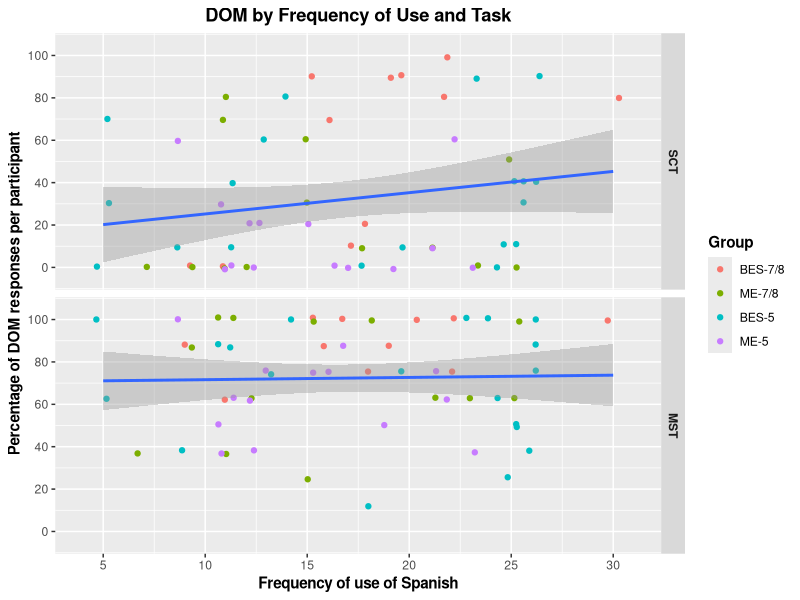
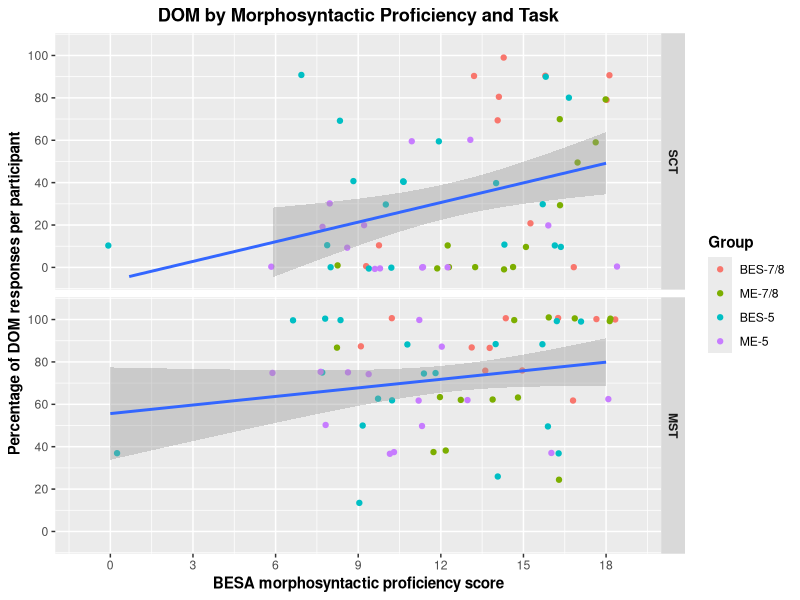

The R script that drew these images, in order:
library(tidyverse)
library(here)


## Production
DLI78_EPT <- read_csv(here("./CSV Files/DLI-78/DLI-78 DOM EPT.csv")) %>% 
  mutate(Group = "BES-7/8",
         Task = "SCT")

MLS78_EPT <- read_csv(here("./CSV Files/MLS-78/MLS-78 DOM EPT.csv")) %>%
  filter(!School == "GBCS") %>% 
  mutate(Group = "ME-7/8",
         Task = "SCT")

DLI5_EPT <- read_csv(here("./CSV Files/DLI-5/DLI-5 DOM EPT.csv")) %>% 
  filter(Item %in% c("EPT-02", "EPT-08", "EPT-12", "EPT-14", "EPT-20", "EPT-24", "EPT-26", "EPT-32", "EPT-38", "EPT-42")) %>% 
  mutate(Group = "BES-5",
         Task = "SCT")

MLS5_EPT <- read_csv(here("./CSV Files/MLS-5/MLS-5 DOM EPT.csv")) %>%
  filter(!School == "GBCS") %>% 
  mutate(Group = "ME-5",
         Task = "SCT")


# Selection
DLI78_FCT <- read_csv(here("./CSV Files/DLI-78/DLI-78 DOM FCT.csv")) %>% 
  mutate(Group = "BES-7/8",
         Task = "MST")

MLS78_FCT <- read_csv(here("./CSV Files/MLS-78/MLS-78 DOM FCT.csv")) %>%
  filter(!School == "GBCS") %>% 
  mutate(Group = "ME-7/8",
         Task = "MST")

DLI5_FCT <- read_csv(here("./CSV Files/DLI-5/DLI-5 DOM FCT.csv")) %>% 
  mutate(Group = "BES-5",
         Task = "MST")

MLS5_FCT <- read_csv(here("./CSV Files/MLS-5/MLS-5 DOM FCT.csv")) %>%
  filter(!School == "GBCS") %>% 
  mutate(Group = "ME-5",
         Task = "MST")


# Rejoin data
EPT <- rbind(DLI78_EPT, MLS78_EPT, DLI5_EPT, MLS5_EPT)
FCT <- rbind(DLI78_FCT, MLS78_FCT, DLI5_FCT, MLS5_FCT)


# Generate aggregate dataset
## Participant averages
EPT_Part_Avg <- aggregate(EPT$DOM_Use, list(EPT$Part_ID), FUN = sum, na.rm = TRUE)
EPT_Part_Avg <- EPT_Part_Avg %>% rename(Part_Avg = x)
EPT_Part_Avg <- left_join(EPT, EPT_Part_Avg, by = c("Part_ID" = "Group.1"))

FCT_Part_Avg <- aggregate(FCT$DOM_Use, list(FCT$Part_ID), FUN = sum, na.rm = TRUE)
FCT_Part_Avg <- FCT_Part_Avg %>% rename(Part_Avg = x)
FCT_Part_Avg <- left_join(FCT, FCT_Part_Avg, by = c("Part_ID" = "Group.1"))


## Select individual item for ease of viewing
EPT_Modified <- EPT_Part_Avg %>% 
  filter(Item == "EPT-02") %>% 
  mutate(DOM_Percentage = (Part_Avg/10)*100)

FCT_Modified <- FCT_Part_Avg %>% 
  filter(Item == "FCT-03") %>% 
  mutate(DOM_Percentage = (Part_Avg/8)*100)


## Rejoin dataframes
Aggregate <- rbind(EPT_Modified, FCT_Modified)
Aggregate$Group <- factor(Aggregate$Group, levels = c("BES-7/8", "ME-7/8", "BES-5", "ME-5"))
Aggregate$Task <- factor(Aggregate$Task, levels = c("SCT", "MST"))


# Generate graphs
## Frequency of use
Aggregate %>% 
  ggplot(aes(x = Use_Joint, y = DOM_Percentage)) + 
  geom_jitter(mapping = aes(color = Group)) +
  geom_smooth(method = glm) +
  facet_grid(rows = vars(Task)) +
  scale_x_continuous(breaks = seq (0, 30, 5),
                     limits = c(4, 31)) +
  scale_y_continuous(breaks = seq (0, 100, 20),
                     limits = c(-5, 105)) +
  labs(x = "Frequency of use of Spanish", y = "Percentage of DOM responses per participant", 
       title = "DOM by Frequency of Use and Task") +
  theme(axis.title = element_text(face = "bold"),
        plot.title = element_text(hjust = 0.5, face = "bold"),
        legend.title = element_text(face = "bold"),
        strip.text = element_text(face = "bold"))



## Proficiency
Aggregate %>% 
  ggplot(aes(x = BESA_Total, y = DOM_Percentage)) + 
  geom_jitter(mapping = aes(color = Group)) +
  geom_smooth(method = glm) +
  facet_grid(rows = vars(Task)) +
  scale_x_continuous(breaks = seq (0, 18, 3),
                     limits = c(-1, 19)) +
  scale_y_continuous(breaks = seq (0, 100, 20),
                     limits = c(-5, 105)) +
  labs(x = "BESA morphosyntactic proficiency score", y = "Percentage of DOM responses per participant", 
       title = "DOM by Morphosyntactic Proficiency and Task") +
  theme(axis.title = element_text(face = "bold"),
        plot.title = element_text(hjust = 0.5, face = "bold"),
        legend.title = element_text(face = "bold"),
        strip.text = element_text(face = "bold"))
